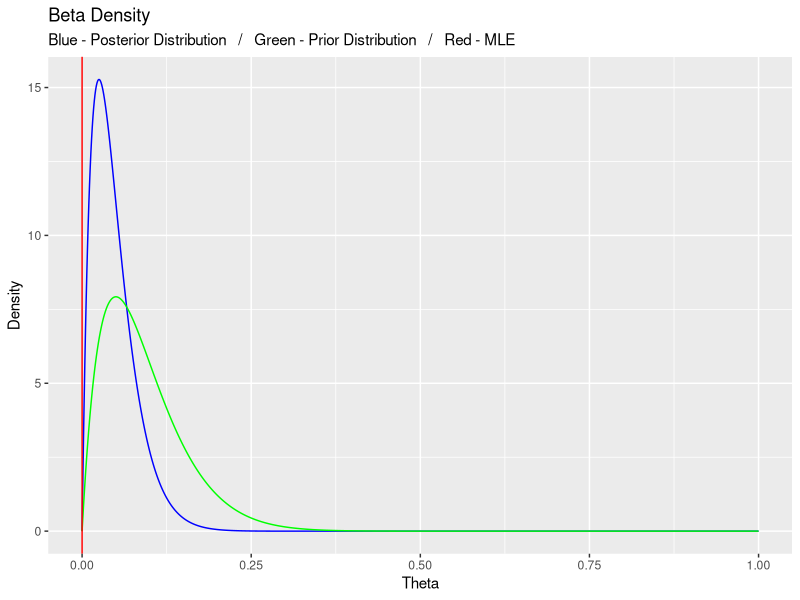
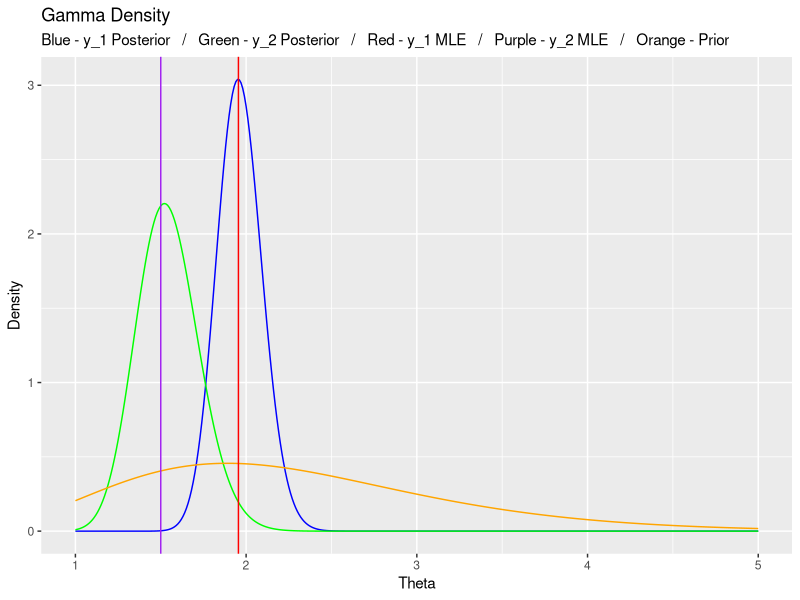

The R script that drew these images, in order:

### Load in the necessary packages

library(ggplot2)
library(coda)



##### Problem 2 #####



## Set the parameter values

y <- 0
n <- 20
alpha <- 2
beta <- 20

## Set the theta values

theta <- seq(from = 0, to = 1, length.out = 1000)



### Part i ###



## Plot the posterior distribution

post_beta_dens <- dbeta(x = theta, shape1 = y + alpha, shape2 = (n - y) + beta)

ggplot() +
    geom_line(aes(x = theta, y = post_beta_dens), col = "blue") +
    geom_line(aes(x = theta, y = dbeta(x = theta, shape1 = alpha, shape2 = beta)), col = "green") +
    geom_vline(aes(xintercept = (y / n)), col = "red") +
    labs(x = "Theta", y = "Density", title = "Beta Density",
         subtitle = "Blue - Posterior Distribution   /   Green - Prior Distribution   /   Red - MLE")



### Part ii ###



## Draw a sample from my posterior distribution

post_beta_rand <- rbeta(n = 10000, shape1 = y + alpha, shape2 = (n - y) + beta)

## Compute the HPD interval

bayes_int <- as.vector(HPDinterval(as.mcmc(post_beta_rand), prob = 0.95)[1, 1:2])

## Calculate the MLE

y_hat <- (y / n)

## Compute the frequentist interval

freq_int <- c((y_hat) - (1.96 * (sqrt(y_hat * (1 - y_hat)) / 2)),
              (y_hat) + (1.96 * (sqrt(y_hat * (1 - y_hat)) / 2)))



### Part iii ###



## Compute the log odds of our posterior beta distrbution

odds_samp <- log(post_beta_rand / (1 - post_beta_rand))

## Compute the HPS interval

bayes_int_odds <- as.vector(HPDinterval(as.mcmc(odds_samp), prob = 0.95)[1, 1:2])



##### Problem 3 #####



### Part i ###



## Sample mean and variance

samp_mean <- ((1 * 21) + (2 * 43) + (3 * 23) + (4 * 13)) / (21 + 43 + 23 + 13)
samp_var <- var(c(rep(1, 21), rep(2, 43), rep(3, 23), rep(4, 13)))

## Compute the gamma parameters

find_gamma_params <- function(mu, sigma_sq) {
    
    beta <- mu / sigma_sq
    alpha <- beta * mu
    return(c(alpha, beta))
    
}

gamma_params <- round(find_gamma_params(samp_mean, samp_var), 4)



### Part ii ###



## Set theta values

theta <- seq(from = 1, to = 5, by = 0.01)

## Set the sample values

y_1 <- 217
y_2 <- 66
n_1 <- 111
n_2 <- 44
lambda_1 <- 217 / 111
lambda_2 <- 66 / 44

## Generate samples from the posterior distributions

post_dens_y1 <- dgamma(x = theta, shape = y_1 + gamma_params[1], rate = gamma_params[2] + n_1)
post_dens_y2 <- dgamma(x = theta, shape = y_2 + gamma_params[1], rate = gamma_params[2] + n_2)
prior_dens <- dgamma(x = theta, shape = gamma_params[1], rate = gamma_params[2])

## Generate the plot

ggplot() +
    geom_line(aes(x = theta, y = post_dens_y1), col = "blue") +
    geom_line(aes(x = theta, y = post_dens_y2), col = "green") +
    geom_line(aes(x = theta, y = prior_dens), col = "orange") +
    geom_vline(aes(xintercept = lambda_1), col = "red") +
    geom_vline(aes(xintercept = lambda_2), col = "purple") +
    labs(x = "Theta", y = "Density", title = "Gamma Density",
         subtitle = "Blue - y_1 Posterior   /   Green - y_2 Posterior   /   Red - y_1 MLE   /   Purple - y_2 MLE   /   Orange - Prior")



### Part iii ###



## Draw a sample from each posterior distribution

post_gamma_y1 <- rgamma(n = 10000, shape = y_1 + gamma_params[1], rate = n_1 + gamma_params[2])
post_gamma_y2 <- rgamma(n = 10000, shape = y_2 + gamma_params[1], rate = n_2 + gamma_params[2])

## Compute the HPD intervals

hpd_int_y1 <- as.vector(HPDinterval(as.mcmc(post_gamma_y1), prob = 0.95)[1, 1:2])
hpd_int_y2 <- as.vector(HPDinterval(as.mcmc(post_gamma_y2), prob = 0.95)[1, 1:2])

## Output the results

cat("Posterior Credible Interval, theta_1: ", "(", hpd_int_y1[1], ",", hpd_int_y1[2], ")")
cat("Posterior Credible Interval, theta_2: ", "(", hpd_int_y2[1], ",", hpd_int_y2[2], ")")



### Part iv ###



## Get the difference of our random samples

post_diff_gamma <- post_gamma_y1 - post_gamma_y2

## Compute the HPD interval

diff_int <- as.vector(HPDinterval(as.mcmc(post_diff_gamma), prob = 0.95)[1, 1:2])

## Output the results

cat("Posterior Credible Interval, theta_1 - theta_2: ", "(", diff_int[1], ",", diff_int[2], ")")














